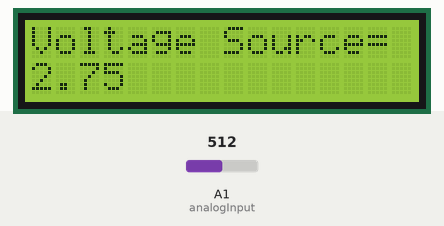
Simulated run of this sketch. Board: Arduino Uno, built with avr-gcc and run on an emulated ATmega328P. Parts: 16×2 character LCD. Inputs (shaded band) come from the test bench; at power-on: A1 (analogInput) = 512. What the sketch prints to the serial monitor is not drawn.

Above: at 6.8 s.
6.9 s: A1 (analogInput) set to 716
At 8.4 s:
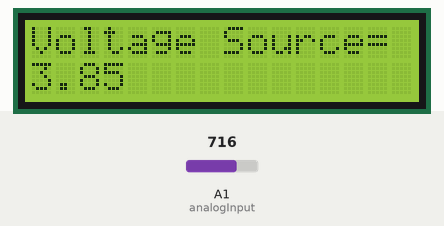
11.0 s: A1 (analogInput) set to 900
At 12.5 s:
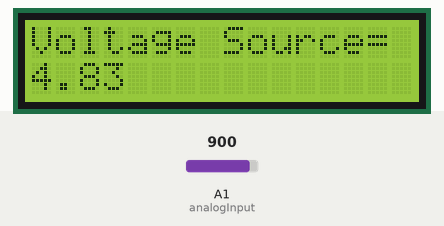
14.2 s: A1 (analogInput) set to 1023
At 15.4 s:
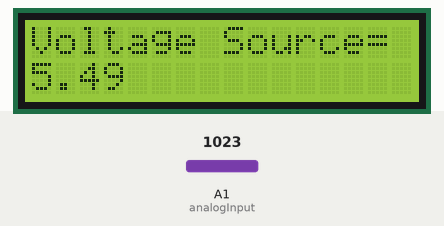
Timing chart, 0 to 17.2 s (numbered marks = the images above; inputs shaded):
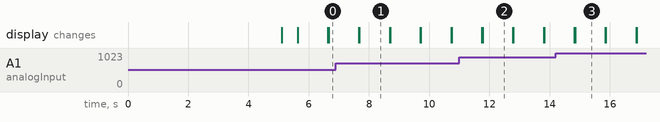

Measured:
- after the input at 6.9 s, the display: first differs from a run without the input after 0.78 s (image 1)
- after the input at 11.0 s, the display: first differs from a run without the input after 0.77 s (image 2)
- after the input at 14.2 s, the display: first differs from a run without the input after 0.64 s (image 3)
- what the display in image 1 shows lasts 1.0 s, from 7.7 s to 8.7 s

The sketch:

Voltmeter_using_Arduino.ino
```cpp
#include<LiquidCrystal_I2C.h>
//LiquidCrystal lcd(12, 11, 5, 4, 3, 2);

LiquidCrystal_I2C lcd(0x27, 16, 2); // I2C address 0x27, 16 column and 2 rows
//open the backlight

int analogInput = 1;
float Vout = 0.00;
float Vin = 0.00;
float R1 = 10000.00; // resistance of R1 (100K)
float R2 = 100000.00; // resistance of R2 (10K)
int val = 0;
void setup() {
  lcd.begin();                       //initializes the LCD and specifies the dimensions
  lcd.print(" Soham Academy  ");
  lcd.setCursor(0, 1);
  lcd.print("ArduinoVoltmeter");
  delay(5000);
  lcd.clear();
  lcd.print("Arduino Projects");
  lcd.setCursor(0, 1);
  delay(500);
  lcd.clear();
  pinMode(analogInput, INPUT); //assigning the input port
  Serial.begin(9600); //BaudRate
}
void loop() {
  val = analogRead(analogInput);//reads the analog input
  Vout = (val * 5.00) / 1024.00; // formula for calculating voltage out i.e. V+, here 5.00
  Vin = Vout / (R2 / (R1 + R2)); // formula for calculating voltage in i.e. GND
  if (Vin < 0.09) //condition
  {
    Vin = 0.00; //statement to quash undesired reading !
  }
  Serial.print("\t Voltage source = ");
  Serial.println(Vin);
  lcd.print("Voltage Source= ");
  lcd.setCursor(0,1);
  lcd.print(Vin);
  delay(1000);//for maintaining the speed of the output in serial moniter
  lcd.clear();

}
```
